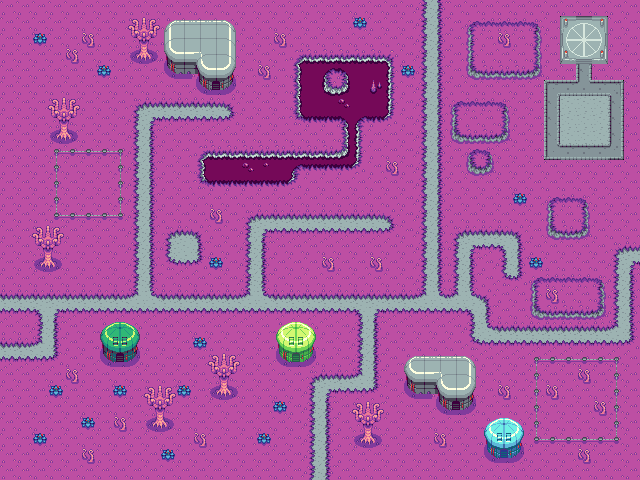

A 2D game scene composited from a Tiled map and its tileset images. What follows is a short description and the map's XML, with every tile layer's data as written:
An orthogonal 40x30 tile map with 16x16 px tiles, 1 tile layer (Tile Layer 1).

<map version="1.10" tiledversion="1.12.2" orientation="orthogonal" renderorder="right-down" width="40" height="30" tilewidth="16" tileheight="16" infinite="0" nextlayerid="2" nextobjectid="1">
 <tileset firstgid="1" source="alien_world.tsx" />
 <layer id="1" name="Tile Layer 1" width="40" height="30">
  <data encoding="csv">
48,48,48,48,48,48,48,48,48,48,48,48,48,48,48,48,48,48,48,48,48,48,48,48,48,48,16,18,48,48,48,48,48,48,48,48,48,48,48,48,
48,48,48,48,48,48,48,48,49,50,94,95,96,97,98,48,48,48,48,48,48,48,63,48,48,48,16,18,48,4,5,5,5,6,48,13,14,15,48,48,
48,48,63,48,48,78,48,48,64,65,114,115,112,115,116,48,48,78,48,48,48,48,48,48,48,48,16,18,48,19,20,78,20,21,20,28,29,30,48,48,
48,48,48,48,78,48,48,48,79,80,109,110,111,112,113,48,48,48,91,92,92,92,92,92,93,48,16,18,48,19,20,20,20,21,20,43,44,45,48,48,
48,48,48,48,48,48,63,48,48,48,124,125,126,127,128,48,78,48,106,107,136,137,107,107,108,63,16,18,48,34,35,35,35,36,20,48,59,48,48,48,
48,48,48,48,48,48,48,48,48,48,48,48,141,142,143,48,48,48,106,107,151,152,107,138,108,48,16,18,48,48,48,48,48,48,73,105,74,105,75,48,
48,48,48,49,50,48,48,48,1,2,2,2,2,2,3,48,48,48,106,107,107,153,107,107,108,48,16,18,4,5,5,6,48,20,88,17,17,17,88,48,
48,48,48,64,65,48,48,48,16,46,32,32,32,32,33,48,48,48,121,122,122,137,136,122,123,48,16,18,19,20,20,21,48,20,88,17,17,17,88,48,
48,48,48,79,80,48,48,48,16,18,48,48,20,20,20,48,48,48,48,48,48,106,108,48,48,48,16,18,34,35,35,36,48,20,88,17,17,17,88,48,
48,48,48,54,55,55,55,56,16,18,20,48,91,92,92,92,92,92,92,92,92,152,108,48,48,48,16,18,48,4,6,48,48,20,103,105,105,105,119,48,
48,48,48,86,48,48,48,86,16,18,48,20,106,107,107,153,168,107,136,122,122,122,123,48,78,48,16,18,48,34,36,48,48,20,48,48,48,48,48,48,
48,48,48,86,48,20,20,86,16,18,48,20,121,122,122,122,122,122,123,20,20,48,20,20,20,48,16,18,48,48,48,48,48,48,48,48,48,48,48,48,
48,48,48,86,48,20,20,86,16,18,48,20,48,20,48,48,20,20,20,48,20,48,48,20,20,20,16,18,48,20,48,20,63,48,4,5,6,48,48,48,
48,48,48,69,55,55,55,71,16,18,20,20,20,78,20,1,2,2,2,2,2,2,2,2,3,20,16,18,48,20,20,48,48,48,19,20,21,48,48,48,
48,48,49,50,48,48,20,20,16,18,1,2,3,20,48,16,46,32,32,32,32,32,32,32,33,48,16,18,1,2,2,2,3,48,34,35,36,48,48,48,
48,48,64,65,48,48,48,48,16,18,16,17,18,20,20,16,18,20,20,20,20,20,20,20,20,48,16,18,16,46,32,47,18,48,48,48,48,48,1,2,
48,48,79,80,48,48,48,48,16,18,31,32,33,63,20,16,18,48,48,20,78,20,20,78,20,20,16,18,16,18,48,16,18,63,48,48,48,48,16,46,
48,48,48,48,48,48,48,48,16,18,48,48,48,48,48,16,18,20,48,20,20,20,20,20,20,20,16,18,16,18,20,31,33,4,5,5,5,6,16,18,
2,2,2,2,2,2,2,2,62,61,2,2,2,2,2,62,61,2,2,2,2,2,2,2,2,2,62,61,62,61,3,48,20,19,78,48,48,21,16,18,
32,32,47,46,32,32,32,32,32,32,32,32,32,32,32,32,32,32,32,32,32,32,47,46,32,32,32,32,32,47,18,20,20,34,35,35,35,36,16,18,
48,48,16,18,48,48,51,52,53,48,48,48,48,48,48,20,20,7,8,9,20,20,16,18,48,48,48,48,48,16,61,2,2,2,2,2,2,2,62,18,
2,2,62,18,48,48,66,67,68,48,48,48,63,48,48,48,48,22,23,24,48,48,16,18,48,48,48,48,48,31,32,32,32,32,32,32,32,32,32,33,
32,32,32,33,48,48,81,82,83,48,48,48,48,49,50,48,48,37,38,39,48,48,16,18,48,94,95,96,97,98,48,48,48,54,55,55,55,55,56,48,
48,48,48,48,78,48,48,48,48,48,48,48,48,64,65,48,48,48,48,1,2,2,62,18,48,109,110,111,112,113,48,48,20,86,48,48,78,48,86,48,
48,48,48,63,48,48,48,63,48,49,50,63,48,79,80,48,48,48,48,16,46,32,32,33,48,124,125,126,127,128,48,78,48,86,78,48,48,48,86,48,
48,48,48,48,48,48,48,48,48,64,65,48,48,48,48,48,48,63,48,16,18,48,49,50,48,48,48,141,142,143,48,48,48,86,48,48,48,78,86,48,
48,48,48,48,48,63,20,78,48,79,80,48,48,48,48,48,48,48,48,16,18,48,64,65,48,48,48,48,48,48,10,11,12,86,48,48,48,48,86,48,
48,48,63,48,48,48,48,48,48,48,48,48,78,48,48,48,63,48,48,16,18,48,79,80,48,48,48,78,48,48,25,26,27,69,55,55,55,55,71,48,
48,48,48,48,48,78,48,48,48,48,63,20,48,48,48,48,48,48,48,16,18,48,48,48,48,48,48,48,48,48,40,41,42,48,48,48,78,48,48,48,
48,48,48,48,48,48,48,48,48,48,48,48,48,48,48,48,48,48,20,16,18,48,48,48,48,48,48,48,48,48,48,48,48,48,48,48,48,48,48,48
</data>
 </layer>
</map>
